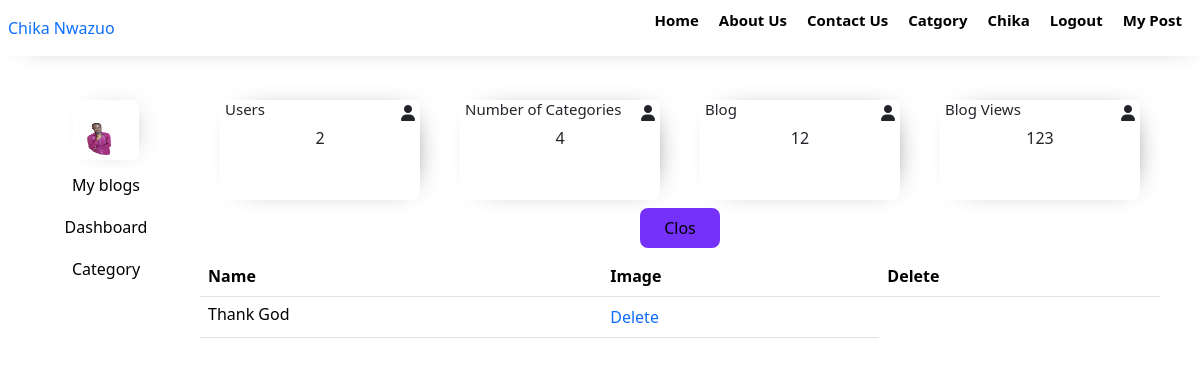
The page /editblog/1 (signed in) on the database as committed earlier.
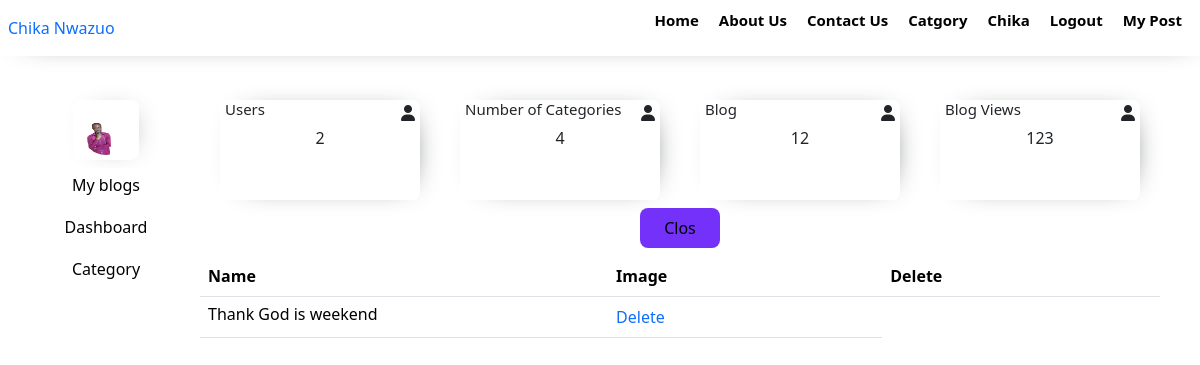
The same page on the database as committed later.
### models.py (models this page shows, shortened)
class Post(db.Model):
    __tablename__ = "post"
    id = db.Column(db.Integer, primary_key=True)
    title = db.Column(db.String(100), nullable=False)
    date_posted = db.Column(db.DateTime, nullable=False, default=datetime.utcnow)
    content = db.Column(db.Text, nullable=False)
    image = db.Column(db.String(200), nullable=True)
    user_id = db.Column(db.Integer, db.ForeignKey('user.id'), nullable=False)
    category_id = db.Column(db.Integer, db.ForeignKey('category.id'), nullable=False)
    slug=db.Column(db.String(100),nullable=False)
    comment=db.relationship("Comment",backref="post",lazy=True)

### blueprint/editblog.py (the view)
@editblog_page.route('/editblog/<int:id>',methods=["GET","POST"])
@login_required
def editblog(id):
    post=Post.query.get_or_404(id)
    cat=Category.query.all()
    blogform=PostForm()
    user=newsession.get("user_id")
    if request.method=="POST":
        slug=blogform.title.data.lower()
        slug=slug.replace(' ','-')
        slug=unicodedata.normalize('NFKD',slug).encode('ascii','ignore').decode('utf-8')
        slug=re.sub(r'[-]+','-',slug)
        slug=slug.strip('-')
        upload_file=request.files['image']
        if upload_file and allowed_file(upload_file.filename):
            unique_filename=str(uuid.uuid1())+secure_filename(upload_file.filename)
            file_path=os.path.join(app.config['UPLOAD_FOLDER'],unique_filename)
            upload_file.save(file_path)
            post.title=blogform.title.data
            post.content=request.form['content']
            post.category_id=request.form['category_id']
            post.image=unique_filename
            post.slug=slug
            try:
                db.session.commit()
                print("yes blog")
                flash("success")
                return redirect(url_for('editblog_page.editblog', id=id))
            except:
                flash("error")
                return redirect(url_for('editblog_page.editblog', id=id))
        else:
            post.title=blogform.title.data
            post.content=request.form['content']
            post.category_id=request.form['category_id']
            post.slug=slug
            try:
                print("no image edite")
                db.session.commit()
                flash("Sccess")
                return redirect(url_for('editblog_page.editblog', id=id))
            except:
                flash("There was an error")
                return redirect(url_for('editblog_page.editblog', id=id))
    else:
        blogform.title.data=post.title
        blogform.image.data=post.image
        blogform.content.data=post.content
        return render_template('admin/editblog.html',blogform=blogform,cat=cat,post=post)

### app.py (called while the page is built)
@app.context_processor
def inject_global_data():
    categorydata=Category.query.all()
    categorycount=Category.query.count()
    users=User.query.count()
    blog=Post.query.count()
    return {'categorydata': categorydata,'categorycount':categorycount,"users":users,'blog':blog}

### blueprint/auth.py (called while the page is built)
def login_required(func):
    @wraps(func)
    def decorated_function(*args,**kwargs):
        if not session.get("user"):
            return redirect(url_for("register_page.register"))
        return func(*args,**kwargs)
    return decorated_function

### templates/admin/editblog.html (shortened to what this page needs)
{% extends 'admin/layout/adminbased.html' %}
{% block content %}
<div class="add-item-form-div">
    <div class="table-form">
        <button class="addformbtn" onclick="openform()">Clos</button>
    <div class="table-div">
        <table class="table">
            <thead>
              <tr>
                <th scope="col">Name</th>
                <th scope="col">Image</th>
                <th scope="col">Delete</th>
              </tr>
            </thead>
            <tbody>
              <tr>
                <td class="addblogptag">{{post.title}}</td>
                <td><a href="">Delete</a></td>
              </tr>
            </tbody>
          </table>
    </div>
    </div>
</div>
{% endblock  %}

Rows that differ between the two databases and show on the page:
changed Post: title "Thank God" → "Thank God is weekend"
